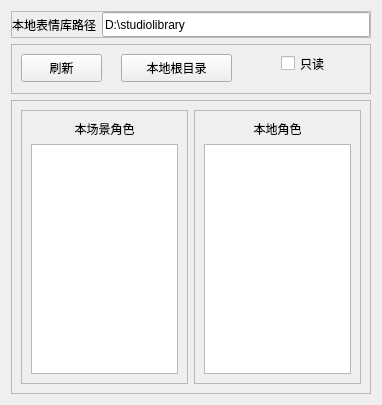
<?xml version="1.0" encoding="UTF-8"?>
<ui version="4.0">
 <class>Form</class>
 <widget class="QWidget" name="Form">
  <property name="geometry">
   <rect>
    <x>0</x>
    <y>0</y>
    <width>382</width>
    <height>405</height>
   </rect>
  </property>
  <property name="windowTitle">
   <string>本地表情库</string>
  </property>
  <layout class="QGridLayout" name="gridLayout_2">
   <item row="0" column="0">
    <widget class="QFrame" name="name_frame">
     <property name="maximumSize">
      <size>
       <width>16777215</width>
       <height>30</height>
      </size>
     </property>
     <property name="frameShape">
      <enum>QFrame::StyledPanel</enum>
     </property>
     <property name="frameShadow">
      <enum>QFrame::Raised</enum>
     </property>
     <layout class="QGridLayout" name="gridLayout">
      <property name="leftMargin">
       <number>0</number>
      </property>
      <property name="topMargin">
       <number>0</number>
      </property>
      <property name="rightMargin">
       <number>0</number>
      </property>
      <property name="bottomMargin">
       <number>0</number>
      </property>
      <property name="horizontalSpacing">
       <number>5</number>
      </property>
      <property name="verticalSpacing">
       <number>0</number>
      </property>
      <item row="0" column="1">
       <widget class="QLineEdit" name="localPath_lineEdit">
        <property name="minimumSize">
         <size>
          <width>0</width>
          <height>25</height>
         </size>
        </property>
        <property name="maximumSize">
         <size>
          <width>16777215</width>
          <height>25</height>
         </size>
        </property>
        <property name="text">
         <string>D:\studiolibrary</string>
        </property>
        <property name="cursorPosition">
         <number>16</number>
        </property>
        <property name="placeholderText">
         <string extracomment="0">本地表情库路径</string>
        </property>
        <property name="cursorMoveStyle">
         <enum>Qt::VisualMoveStyle</enum>
        </property>
       </widget>
      </item>
      <item row="0" column="0">
       <widget class="QLabel" name="localPath_label">
        <property name="text">
         <string>本地表情库路径</string>
        </property>
       </widget>
      </item>
     </layout>
    </widget>
   </item>
   <item row="1" column="0">
    <widget class="QFrame" name="frame_2">
     <property name="minimumSize">
      <size>
       <width>0</width>
       <height>50</height>
      </size>
     </property>
     <property name="maximumSize">
      <size>
       <width>16777215</width>
       <height>50</height>
      </size>
     </property>
     <property name="frameShape">
      <enum>QFrame::StyledPanel</enum>
     </property>
     <property name="frameShadow">
      <enum>QFrame::Raised</enum>
     </property>
     <widget class="QPushButton" name="refresh_button">
      <property name="geometry">
       <rect>
        <x>10</x>
        <y>10</y>
        <width>81</width>
        <height>28</height>
       </rect>
      </property>
      <property name="text">
       <string>刷新</string>
      </property>
     </widget>
     <widget class="QPushButton" name="lib_local_root_button">
      <property name="geometry">
       <rect>
        <x>110</x>
        <y>10</y>
        <width>111</width>
        <height>28</height>
       </rect>
      </property>
      <property name="text">
       <string>本地根目录</string>
      </property>
     </widget>
     <widget class="QCheckBox" name="readonly_local_checkBox">
      <property name="geometry">
       <rect>
        <x>270</x>
        <y>10</y>
        <width>61</width>
        <height>19</height>
       </rect>
      </property>
      <property name="text">
       <string>只读</string>
      </property>
     </widget>
    </widget>
   </item>
   <item row="2" column="0">
    <widget class="QFrame" name="frame">
     <property name="frameShape">
      <enum>QFrame::StyledPanel</enum>
     </property>
     <property name="frameShadow">
      <enum>QFrame::Raised</enum>
     </property>
     <layout class="QHBoxLayout" name="horizontalLayout">
      <item>
       <widget class="QScrollArea" name="scene_scrollArea">
        <property name="widgetResizable">
         <bool>true</bool>
        </property>
        <widget class="QWidget" name="scrollAreaWidgetContents">
         <property name="geometry">
          <rect>
           <x>0</x>
           <y>0</y>
           <width>163</width>
           <height>266</height>
          </rect>
         </property>
         <layout class="QVBoxLayout" name="verticalLayout">
          <item>
           <widget class="QLabel" name="scene_characters_label">
            <property name="text">
             <string>本场景角色</string>
            </property>
            <property name="alignment">
             <set>Qt::AlignCenter</set>
            </property>
           </widget>
          </item>
          <item>
           <widget class="QListWidget" name="scene_characters_textScrollList"/>
          </item>
         </layout>
        </widget>
       </widget>
      </item>
      <item>
       <widget class="QScrollArea" name="local_scrollArea">
        <property name="widgetResizable">
         <bool>true</bool>
        </property>
        <widget class="QWidget" name="scrollAreaWidgetContents_2">
         <property name="geometry">
          <rect>
           <x>0</x>
           <y>0</y>
           <width>162</width>
           <height>266</height>
          </rect>
         </property>
         <layout class="QVBoxLayout" name="verticalLayout_2">
          <item>
           <widget class="QLabel" name="local_characters_label">
            <property name="text">
             <string>本地角色</string>
            </property>
            <property name="alignment">
             <set>Qt::AlignCenter</set>
            </property>
           </widget>
          </item>
          <item>
           <widget class="QListWidget" name="local_characters_textScrollList"/>
          </item>
         </layout>
        </widget>
       </widget>
      </item>
     </layout>
    </widget>
   </item>
  </layout>
 </widget>
 <resources/>
 <connections/>
</ui>
